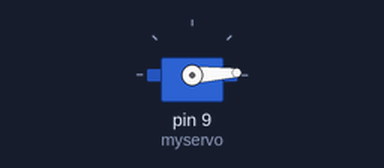
Simulated run of this sketch. Board: Arduino Uno, built with avr-gcc and run on an emulated ATmega328P. Shown: servo.

Above: at 0.05 s.
At 1.3 s:
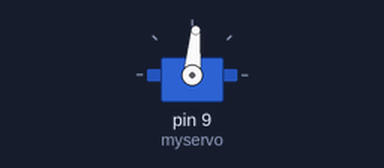
At 2.6 s:
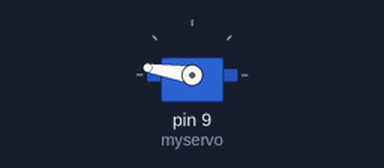
At 5.2 s:
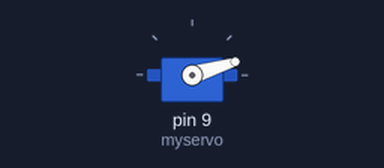
Timing chart, 0 to 7.1 s (numbered marks = the images above):
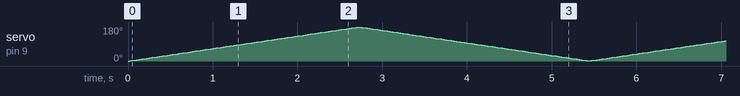

The sketch:

day3Project7.ino
```cpp
//Author : LearnIt
#include <Servo.h>
Servo myservo;
int pos = 0;
int delayValue = 15;
int servoStep = 1;
void setup()
{
  myservo.attach(9);
}


void loop()
{
  for(pos = 0; pos < 180; pos = pos + servoStep)
  {
    myservo.write(pos);
    delay(delayValue);
  }
  for(pos = 180; pos >= 1; pos= pos - servoStep)
  {
    myservo.write(pos);
    delay(delayValue);
  }
}
```
